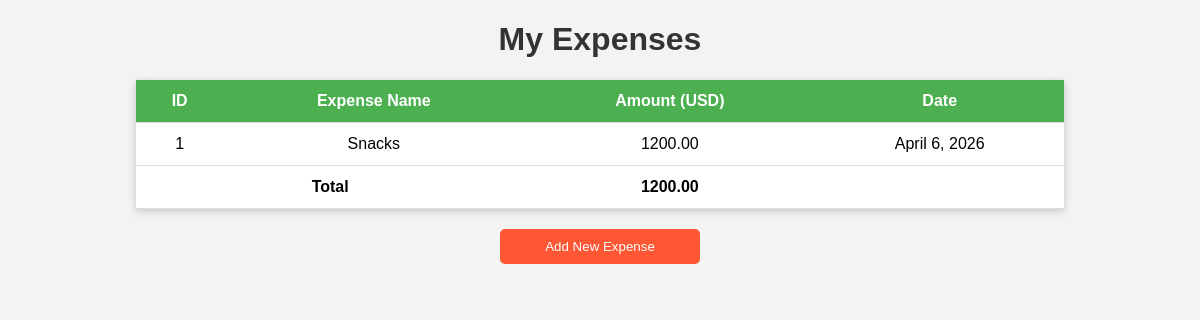
Before: / with the older database file.
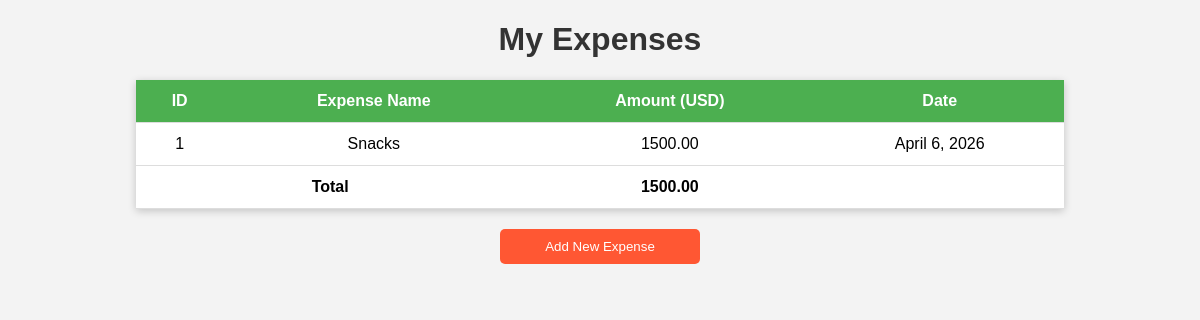
After: the same page with the newer database file.
### expenses/models.py (models this page shows, shortened)
class Expense(models.Model):
    title = models.CharField(max_length=100)
    amount = models.DecimalField(max_digits=10, decimal_places=2)
    date = models.DateField()
    description = models.TextField(blank=True)

### expenses/views.py (the view)
# urls.py: path('', views.expenselist, name='expenselist'),
def expenselist(request):
    expenses = Expense.objects.all()
    total= sum(expense.amount for expense in expenses)
    return render(request, 'expenses/expenselist.htm', {
        'expenses': expenses,
        'total': total
    })

### expenses/templates/expenses/expenselist.htm (shortened to what this page needs)
{% load static %}
<!DOCTYPE html>
<html lang="en">
<head>
    <link rel="stylesheet" href="{% static 'expenses/style.css' %}">
</head>
<body>
<h1>My Expenses</h1>
<table>
    <thead>
        <tr>
            <th>ID</th>
            <th>Expense Name</th>
            <th>Amount (USD)</th>
            <th>Date</th>
        </tr>
    </thead>
    <tbody>
        {% for expense in expenses %}
        <tr data-id="{{ expense.id }}" data-name="{{ expense.title }}" data-amount="{{ expense.amount }}" data-date="{{ expense.date }}">
            <td>{{ expense.id }}</td>
            <td>{{ expense.title }}</td>
            <td>{{ expense.amount }}</td>
            <td>{{ expense.date }}</td>
        </tr>
        {% empty %}
        <tr>
            <td colspan="4">No expenses added yet.</td>
        </tr>
        {% endfor %}
    </tbody>
    <tfoot>
    <tr>
        <td colspan="2"><strong>Total</strong></td>
        <td><strong>{{ total }}</strong></td>
        <td></td>
    </tr>
</tfoot>
</table>
<button class="add-expense-btn">Add New Expense</button>
</body>
</html>

Changed rows visible on the page:
changed Expense "Snacks": amount "1200.00" → "1500.00"
Other visible differences:
{{ total }}: "1200.00" → "1500.00"
